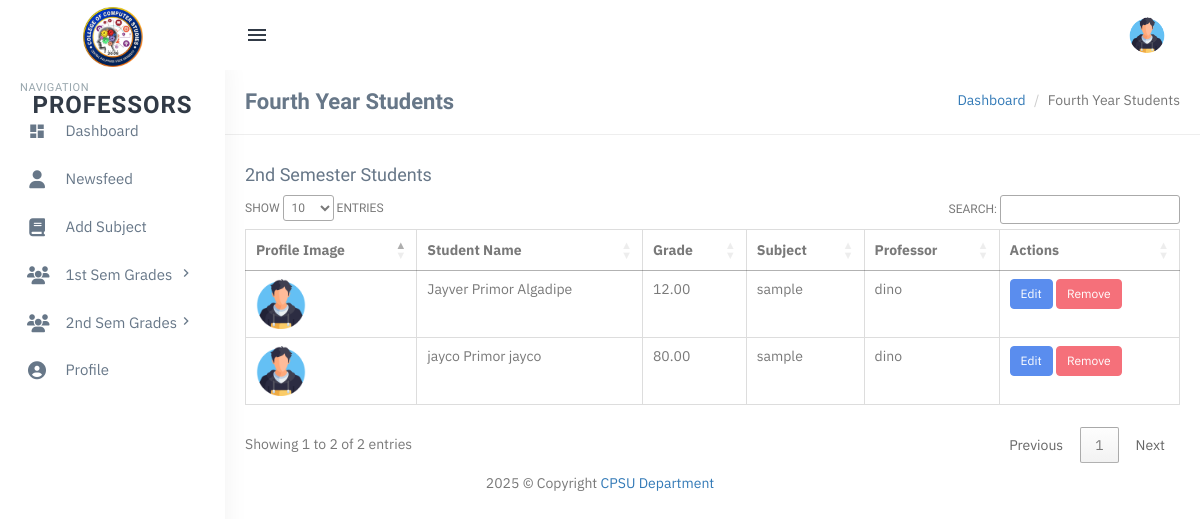
Page /users/professor/2ndsem-4th-year.php (signed in) on the earlier database version.
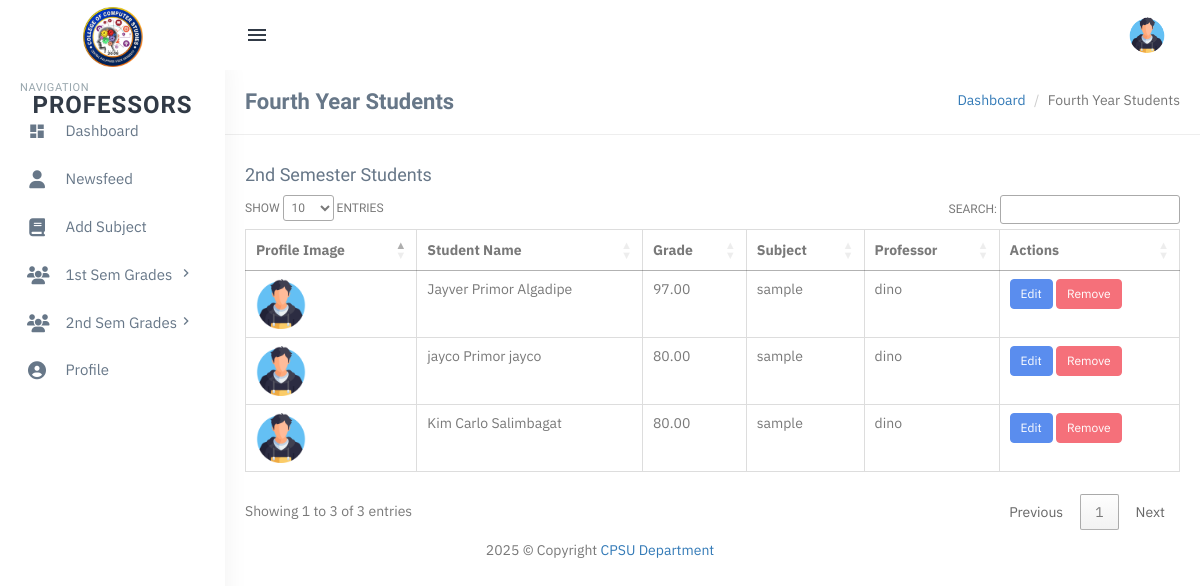
Same page on the later database version.
### tables this page shows
CREATE TABLE `second_semester_students` (
  `id` int(11) NOT NULL,
  `student_id` int(11) NOT NULL,
  `grade` decimal(5,2) DEFAULT NULL,
  `subject_id` int(11) NOT NULL,
  `professor_id` int(11) NOT NULL,
  `semester` enum('1st Semester','2nd Semester') DEFAULT '2nd Semester',
  `date_added` timestamp NOT NULL DEFAULT current_timestamp(),
  `full_name` varchar(255) DEFAULT NULL
);

CREATE TABLE `users` (
  `id` int(11) NOT NULL,
  `full_name` varchar(255) NOT NULL,
  `email` varchar(255) NOT NULL,
  `password` varchar(255) NOT NULL,
  `role` enum('student','professor') NOT NULL,
  `year` varchar(255) DEFAULT NULL,
  `profile_image` varchar(255) DEFAULT './assets/profile-images/default-profile.png',
  `created_at` timestamp NOT NULL DEFAULT current_timestamp(),
  `year_level` varchar(20) DEFAULT 'Unassigned'
);

CREATE TABLE `subjects` (
  `id` int(11) NOT NULL,
  `subject_name` varchar(255) NOT NULL,
  `semester` enum('1st Semester','2nd Semester') NOT NULL,
  `created_at` timestamp NOT NULL DEFAULT current_timestamp()
);

CREATE TABLE `professors` (
  `id` int(11) NOT NULL,
  `full_name` varchar(255) NOT NULL,
  `email` varchar(255) NOT NULL,
  `password` varchar(255) NOT NULL,
  `created_at` timestamp NOT NULL DEFAULT current_timestamp(),
  `profile_image` varchar(255) DEFAULT NULL,
  `year_level` varchar(20) DEFAULT 'Unassigned'
);

### users/professor/2ndsem-4th-year.php (the view, shortened to what this page needs)
<?php
include('includes/config.php');
$students_query = mysqli_query($con, "
SELECT u.id AS student_id, u.full_name, u.profile_image, u.created_at,
       fs.grade, fs.subject_id, fs.professor_id,
       s.subject_name, p.full_name AS professor_name
FROM users u
LEFT JOIN second_semester_students fs ON u.id = fs.student_id
LEFT JOIN subjects s ON fs.subject_id = s.id
LEFT JOIN professors p ON fs.professor_id = p.id
WHERE u.role = 'student'
  AND u.year = '4th Year'
ORDER BY u.id ASC
");
$second_sem_students = mysqli_fetch_all($students_query, MYSQLI_ASSOC);
?>
<?php include('includes/topheader.php'); ?>
<?php include('includes/leftsidebar.php'); ?>
<link rel="stylesheet" href="https://cdn.datatables.net/1.13.4/css/jquery.dataTables.min.css">
<div class="content-page">
    <div class="content">
        <div class="container">
            <div class="row">
                <div class="col-xs-12">
                    <div class="page-title-box">
                        <h4 class="page-title">Fourth Year Students</h4>
                        <ol class="breadcrumb p-0 m-0">
                            <li><a href="#">Dashboard</a></li>
                            <li class="active">Fourth Year Students</li>
                        </ol>
                        <div class="clearfix"></div>
                    </div>
                </div>
            </div>
            <h4>2nd Semester Students</h4>
            <table id="secondSemesterTable" class="table table-bordered">
                <thead>
                    <tr>
                        <th>Profile Image</th>
                        <th>Student Name</th>
                        <th>Grade</th>
                        <th>Subject</th>
                        <th>Professor</th>
                        <th>Actions</th>
                    </tr>
                </thead>
                <tbody>
                    <?php foreach ($second_sem_students as $student) { ?>
                        <tr>
                            <td>
                                <img src="<?php echo (!empty($student['profile_image']) && file_exists('../student/assets/profile-images/' . basename($student['profile_image'])))
                                                ? '../student/assets/profile-images/' . basename($student['profile_image'])
                                                : '../student/assets/profile-images/default-profile.png'; ?>"
                                    alt="Profile Image" style="width: 50px; height: 50px;">
                            </td>
                            <td><?php echo htmlentities($student['full_name']); ?></td>
                            <td>
                                <?php if (!empty($student['grade'])) { ?>
                                    <span><?php echo $student['grade']; ?></span>
                                <?php } else { ?>
                                    <input type="number" class="form-control grade-input"
                                        data-student-id="<?php echo $student['student_id']; ?>">
                                <?php } ?>
                            </td>
                            <td>
                                <?php if (!empty($student['subject_name'])) { ?>
                                    <span><?php echo $student['subject_name']; ?></span>
                                <?php } ?>
                            </td>
                            <td>
                                <?php if (!empty($student['professor_name'])) { ?>
                                    <span><?php echo $student['professor_name']; ?></span>
                                <?php } ?>
                            </td>
                            <td>
                                <?php if (!empty($student['grade'])) { ?>
                                    <button class="btn btn-primary btn-sm edit-grade-btn"
                                        data-student-id="<?php echo $student['student_id']; ?>"
                                        data-grade="<?php echo $student['grade']; ?>">
                                        Edit
                                    </button>
                                    <form method="POST" action="2ndsem-4th-year.php" style="display:inline;">
                                        <button type="submit" class="btn btn-danger btn-sm" onclick="return confirm('Are you sure you want to remove this grade?');">
                                            Remove
                                        </button>
                                    </form>
                                <?php } ?>
                            </td>
                        </tr>
                    <?php } ?>
                </tbody>
            </table>
        </div>
    </div>
</div>
<?php include('includes/footer.php'); ?>

Differences in the rows shown:
changed second_semester_students "Jayver Primor Algadipe": grade "12.00" → "97.00"
added second_semester_students: student.profile_image (placeholder picture), student.full_name "Kim Carlo Salimbagat", grade "80.00", subject.subject_name "sample", professor.full_name "dino"
Other differences:
text written by a page script: "SHOW ENTRIES SEARCH: Showing 1 to 2 of 2 entries Previous 1 Next" → "SHOW ENTRIES SEARCH: Showing 1 to 3 of 3 entries Previous 1 Next"
